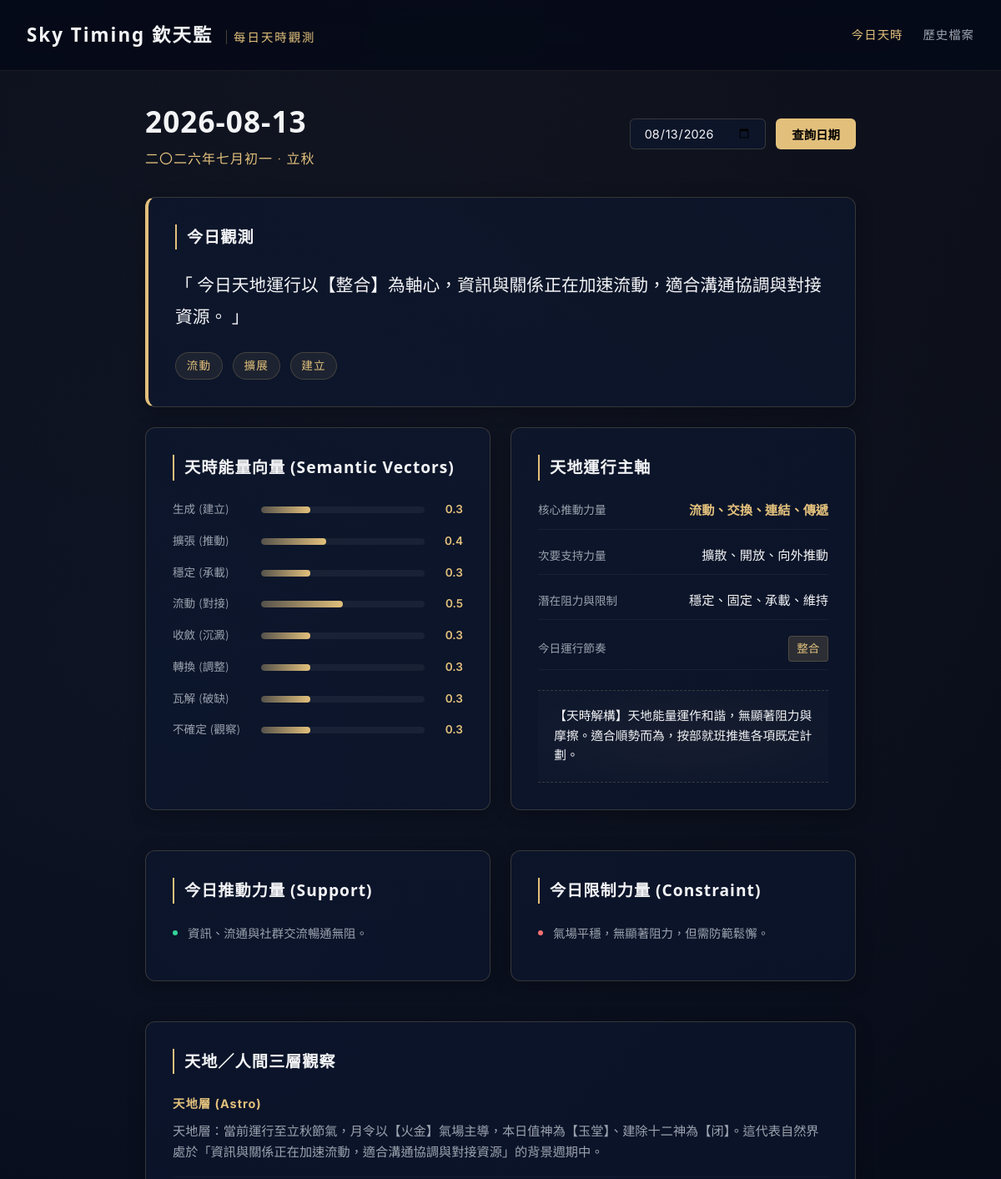
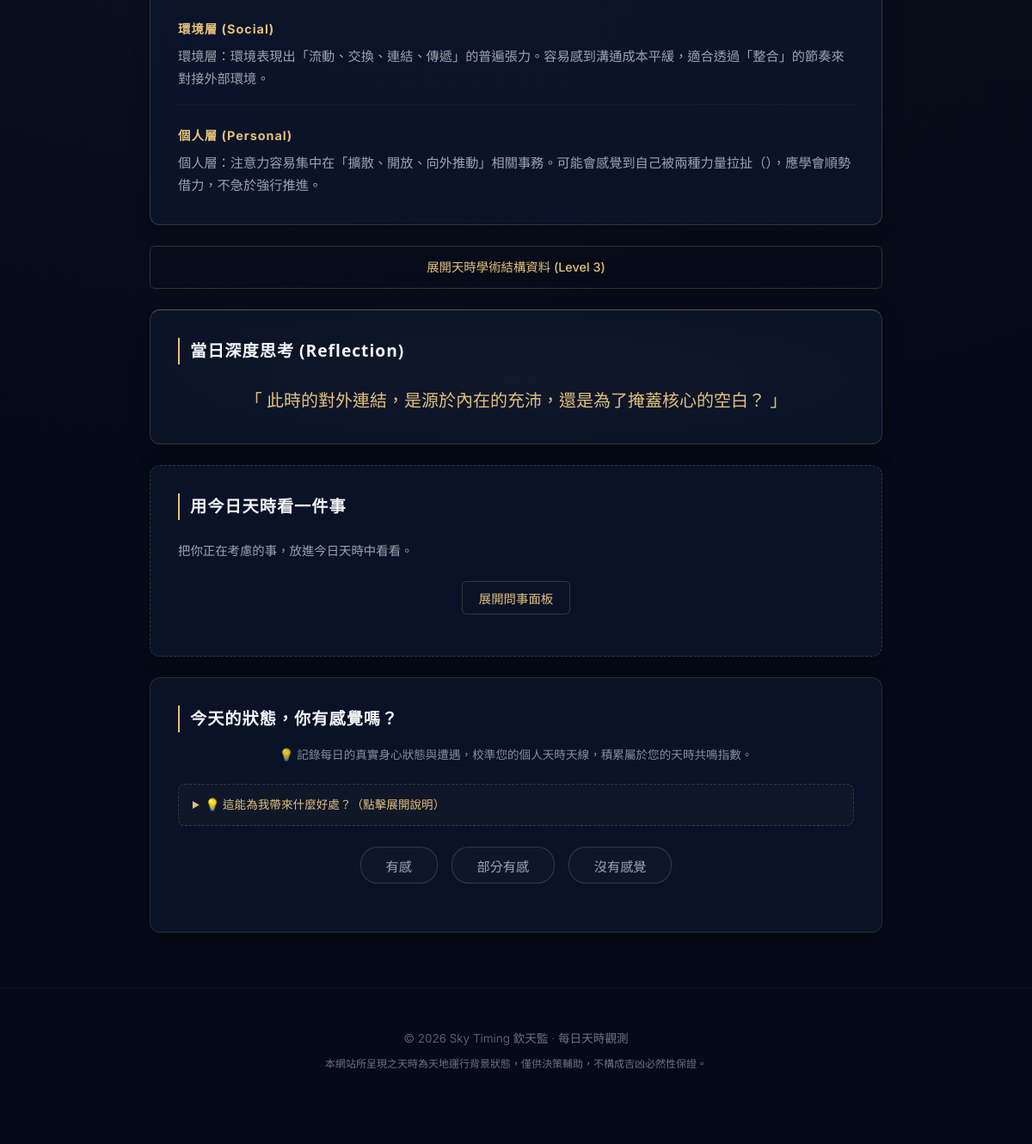
The page / on the database its author committed (2 pictures, top to bottom).
### tables this page shows
CREATE TABLE daily_states (
            id INTEGER PRIMARY KEY AUTOINCREMENT,
            date TEXT NOT NULL,
            timezone TEXT NOT NULL,
            city TEXT NOT NULL,
            raw_timing_data TEXT NOT NULL,
            semantic_vectors TEXT NOT NULL,
            primary_force TEXT NOT NULL,
            secondary_force TEXT NOT NULL,
            constraint_force TEXT NOT NULL,
            daily_rhythm TEXT NOT NULL,
            daily_summary TEXT NOT NULL,
            reflection_question TEXT NOT NULL,
            created_at TEXT NOT NULL,
            UNIQUE(date, timezone, city)
        );

### app.py (the view)
@app.get("/", response_class=HTMLResponse)
def read_today(request: Request):
    taipei_now = datetime.utcnow() + timedelta(hours=8)
    date_str = taipei_now.strftime("%Y-%m-%d")
    state = get_or_create_state(date_str)
    return templates.TemplateResponse(request=request, name="today.html", context={"request": request, "state": state})

### templates/today.html (shortened to what this page needs)
<!DOCTYPE html>
<html lang="zh-TW">
<head>
    <link rel="stylesheet" href="/static/style.css">
</head>
<body>
    <header class="app-header">
        <div class="logo">Sky Timing 欽天監 <span>每日天時觀測</span></div>
        <nav class="app-nav">
            <a href="/" class="active">今日天時</a>
            <a href="/archive">歷史檔案</a>
        </nav>
    </header>
    <main class="container">
        <section class="date-selector-section">
            <div class="current-date-info">
                <h1>{{ state.date }}</h1>
                <p class="lunar-calendar-text">{{ state.raw_timing_data.lunar_date }} · {{ state.raw_timing_data.solar_term }}</p>
            </div>
            <div class="selector-controls">
                <input type="date" id="dateQuery" value="{{ state.date }}">
                <button onclick="queryDate()" class="btn-gold">查詢日期</button>
            </div>
        </section>
        <section class="card one-liner-card">
            <h2>今日觀測</h2>
            <p class="one-liner-text">「 {{ state.content.one_liner }} 」</p>
            <div class="keywords-row">
                {% for kw in state.content.keywords %}
                <span class="keyword-tag">{{ kw }}</span>
                {% endfor %}
            </div>
        </section>
        <section class="grid-2">
            <div class="card">
                <h2>天時能量向量 (Semantic Vectors)</h2>
                <div class="vector-chart">
                    {% for name, val in state.formatted_vectors.items() %}
                    <div class="vector-bar-row">
                        <span class="vector-label">{{ name }}</span>
                        <div class="bar-container">
                            <div class="bar-fill" style="width: {{ val * 100 }}%"></div>
                        </div>
                        <span class="vector-value">{{ val }}</span>
                    </div>
                    {% endfor %}
                </div>
            </div>
            <div class="card">
                <h2>天地運行主軸</h2>
                <div class="forces-info">
                    <div class="force-item">
                        <span class="force-title">核心推動力量</span>
                        <span class="force-val gold-text">{{ state.primary_force }}</span>
                    </div>
                    <div class="force-item">
                        <span class="force-title">次要支持力量</span>
                        <span class="force-val">{{ state.secondary_force }}</span>
                    </div>
                    <div class="force-item">
                        <span class="force-title">潛在阻力與限制</span>
                        <span class="force-val">{{ state.constraint_force }}</span>
                    </div>
                    <div class="force-item">
                        <span class="force-title">今日運行節奏</span>
                        <span class="force-val rhythm-badge">{{ state.daily_rhythm }}</span>
                    </div>
                </div>
                {% if state.content.synthesis %}
                <div class="synthesis-block">
                    <p class="synthesis-text">{{ state.content.synthesis }}</p>
                </div>
                {% endif %}
            </div>
        </section>
        <section class="grid-2">
            <div class="card support-card">
                <h2>今日推動力量 (Support)</h2>
                <ul class="clean-list">
                    {% for p in state.content.support_points %}
                    <li><span class="dot-green"></span> {{ p }}</li>
                    {% endfor %}
                </ul>
            </div>
            <div class="card constraint-card">
                <h2>今日限制力量 (Constraint)</h2>
                <ul class="clean-list">
                    {% for p in state.content.risk_points %}
                    <li><span class="dot-red"></span> {{ p }}</li>
                    {% endfor %}
                </ul>
            </div>
        </section>
        <section class="card">
            <h2>天地／人間三層觀察</h2>
            <div class="observation-tiers">
                <div class="tier-block">
                    <h3>天地層 (Astro)</h3>
                    <p>{{ state.content.tian_obs }}</p>
                </div>
                <div class="tier-block">
                    <h3>環境層 (Social)</h3>
                    <p>{{ state.content.group_obs }}</p>
                </div>
                <div class="tier-block">
                    <h3>個人層 (Personal)</h3>
                    <p>{{ state.content.person_obs }}</p>
                </div>
            </div>
        </section>
        <details class="astro-details-fold">
            <summary class="btn-outline fold-summary">展開天時學術結構資料 (Level 3)</summary>
        </details>
        <section class="card question-card">
            <h2>當日深度思考 (Reflection)</h2>
            <p class="question-text">「 {{ state.reflection_question }} 」</p>
        </section>
        <section class="card ask-section">
            <h2>用今日天時看一件事</h2>
            <p class="section-desc">把你正在考慮的事，放進今日天時中看看。</p>
            <div class="ask-trigger-container">
                <button onclick="toggleAskForm()" class="btn-outline">展開問事面板</button>
            </div>
        </section>
        <section class="card feedback-section">
            <h2>今天的狀態，你有感覺嗎？</h2>
            <p class="feedback-subtitle">💡 記錄每日的真實身心狀態與遭遇，校準您的個人天時天線，積累屬於您的天時共鳴指數。</p>
            <details class="feedback-guide">
                <summary>💡 這能為我帶來什麼好處？（點擊展開說明）</summary>
            </details>
            <div class="feedback-buttons">
                <button type="button" class="btn-feedback" id="btn-resonant" onclick="selectReaction('resonant')">有感</button>
                <button type="button" class="btn-feedback" id="btn-partial" onclick="selectReaction('partial')">部分有感</button>
                <button type="button" class="btn-feedback" id="btn-not_resonant" onclick="selectReaction('not_resonant')">沒有感覺</button>
            </div>
        </section>
    </main>
    <footer class="app-footer">
        <p>© 2026 Sky Timing 欽天監 · 每日天時觀測</p>
        <p class="footer-notice">本網站所呈現之天時為天地運行背景狀態，僅供決策輔助，不構成吉凶必然性保證。</p>
    </footer>
</body>
</html>

### rows shown on the page
daily_states: date "2026-08-13", date "08/13/2026", primary_force "流動、交換、連結、傳遞", secondary_force "擴散、開放、向外推動", constraint_force "穩定、固定、承載、維持", daily_rhythm "整合", reflection_question "此時的對外連結，是源於內在的充沛，還是為了掩蓋核心的空白？"

### other values the page prints
{{ state.raw_timing_data.lunar_date }} "二〇二六年七月初一"
{{ state.raw_timing_data.solar_term }} "立秋"
{{ state.content.one_liner }} "今日天地運行以【整合】為軸心，資訊與關係正在加速流動，適合溝通協調與對接資源。"
{{ kw }} "流動" "擴展" "建立"
{{ name }} "生成 (建立)" "擴張 (推動)" "穩定 (承載)" "流動 (對接)" "收斂 (沉澱)" "轉換 (調整)" "瓦解 (破缺)" "不確定 (觀察)"
{{ val }} "0.3" "0.4" "0.3" "0.5" "0.3" "0.3" "0.3" "0.3"
{{ state.content.synthesis }} "【天時解構】天地能量運作和諧，無顯著阻力與摩擦。適合順勢而為，按部就班推進各項既定計劃。"
{{ p }} "資訊、流通與社群交流暢通無阻。"
{{ p }} "氣場平穩，無顯著阻力，但需防範鬆懈。"
{{ state.content.tian_obs }} "天地層：當前運行至立秋節氣，月令以【火金】氣場主導，本日值神為【玉堂】、建除十二神為【闭】。這代表自然界處於「資訊與關係正在加速流動，適合溝通協調與對接資源」的背景週期中。"
{{ state.content.group_obs }} "環境層：環境表現出「流動、交換、連結、傳遞」的普遍張力。容易感到溝通成本平緩，適合透過「整合」的節奏來對接外部環境。"
{{ state.content.person_obs }} "個人層：注意力容易集中在「擴散、開放、向外推動」相關事務。可能會感覺到自己被兩種力量拉扯（），應學會順勢借力，不急於強行推進。"
